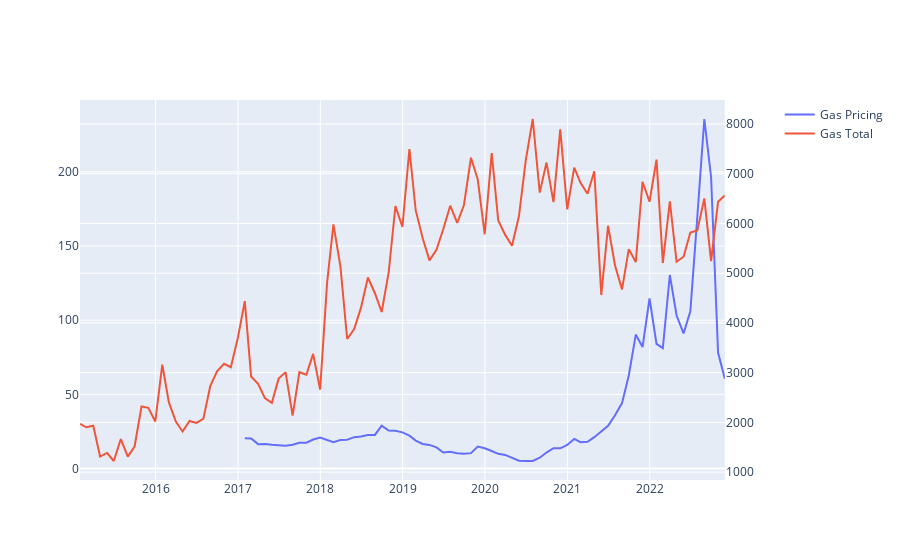

Write notebook code for a chart like this one.
### Code cell
fig = make_subplots(specs=[[{"secondary_y": True}]])

fig.add_trace(
        go.Scatter(x=combined_data["Start"], y=combined_data["Last Price"], name="Gas Pricing"), secondary_y= False
)

fig.add_trace(
        go.Scatter(x=combined_data["Start"], y=combined_data["Fossil Gas  - Actual Aggregated [MW]"], name = "Gas Total"), secondary_y= True
)
